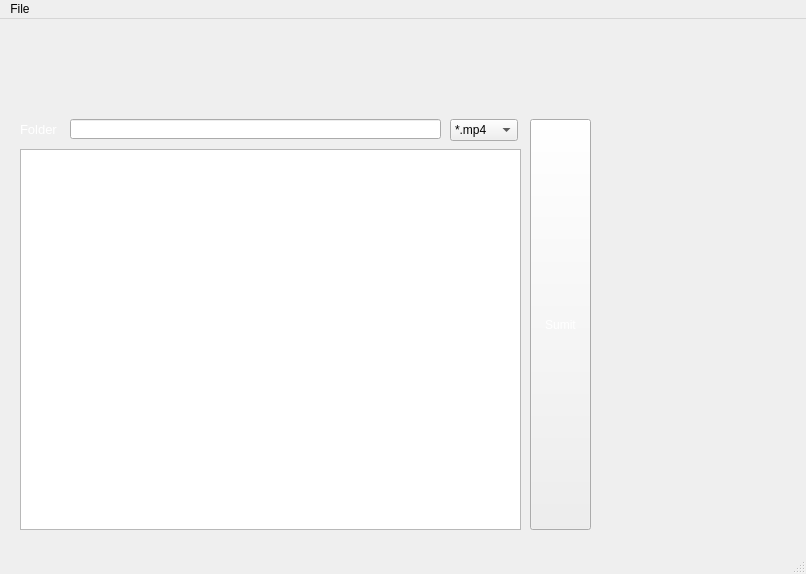
<?xml version="1.0" encoding="UTF-8"?>
<ui version="4.0">
 <class>MainWindow</class>
 <widget class="QMainWindow" name="MainWindow">
  <property name="geometry">
   <rect>
    <x>0</x>
    <y>0</y>
    <width>806</width>
    <height>574</height>
   </rect>
  </property>
  <property name="windowTitle">
   <string>MainWindow</string>
  </property>
  <property name="styleSheet">
   <string notr="true">* {
font: 10pt &quot;Microsoft YaHei UI&quot;;
color: rgb(255, 255, 255)
}</string>
  </property>
  <widget class="QWidget" name="centralwidget">
   <property name="autoFillBackground">
    <bool>false</bool>
   </property>
   <property name="styleSheet">
    <string notr="true">* {
    background-image: url(../resource/IronMan.png);
}</string>
   </property>
   <widget class="QLabel" name="label">
    <property name="geometry">
     <rect>
      <x>20</x>
      <y>100</y>
      <width>41</width>
      <height>20</height>
     </rect>
    </property>
    <property name="font">
     <font>
      <pointsize>10</pointsize>
      <italic>false</italic>
      <bold>false</bold>
     </font>
    </property>
    <property name="text">
     <string>Folder</string>
    </property>
   </widget>
   <widget class="QLineEdit" name="lineEdit">
    <property name="geometry">
     <rect>
      <x>70</x>
      <y>100</y>
      <width>371</width>
      <height>20</height>
     </rect>
    </property>
    <property name="contextMenuPolicy">
     <enum>Qt::ActionsContextMenu</enum>
    </property>
    <property name="text">
     <string/>
    </property>
    <property name="clearButtonEnabled">
     <bool>false</bool>
    </property>
   </widget>
   <widget class="QPushButton" name="pushButton">
    <property name="geometry">
     <rect>
      <x>530</x>
      <y>100</y>
      <width>61</width>
      <height>411</height>
     </rect>
    </property>
    <property name="styleSheet">
     <string notr="true">* {
font: 700 9pt &quot;Microsoft YaHei UI&quot;;
}</string>
    </property>
    <property name="text">
     <string>Sumit</string>
    </property>
   </widget>
   <widget class="QTextBrowser" name="textBrowser">
    <property name="geometry">
     <rect>
      <x>20</x>
      <y>130</y>
      <width>501</width>
      <height>381</height>
     </rect>
    </property>
   </widget>
   <widget class="QComboBox" name="comboBox">
    <property name="geometry">
     <rect>
      <x>450</x>
      <y>100</y>
      <width>68</width>
      <height>22</height>
     </rect>
    </property>
    <property name="styleSheet">
     <string notr="true">* {
color: rgb(0, 0, 0)
}</string>
    </property>
    <item>
     <property name="text">
      <string>*.mp4</string>
     </property>
    </item>
    <item>
     <property name="text">
      <string>*.mp3</string>
     </property>
    </item>
    <item>
     <property name="text">
      <string>*.xml</string>
     </property>
    </item>
    <item>
     <property name="text">
      <string>*.txt</string>
     </property>
    </item>
   </widget>
  </widget>
  <widget class="QStatusBar" name="statusbar"/>
  <widget class="QMenuBar" name="menuBar">
   <property name="geometry">
    <rect>
     <x>0</x>
     <y>0</y>
     <width>806</width>
     <height>23</height>
    </rect>
   </property>
   <property name="styleSheet">
    <string notr="true">* {
color: rgb(0, 0, 0)
}</string>
   </property>
   <widget class="QMenu" name="menuFile">
    <property name="title">
     <string>File</string>
    </property>
    <addaction name="actionOpenFile"/>
   </widget>
   <addaction name="menuFile"/>
  </widget>
  <action name="actionOpenFile">
   <property name="text">
    <string>Open ...</string>
   </property>
  </action>
 </widget>
 <resources/>
 <connections/>
</ui>
